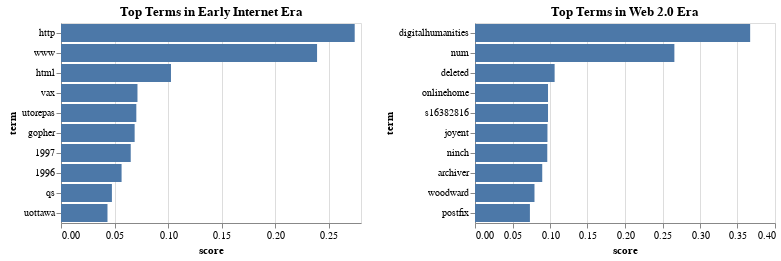

The code cell stored with this chart in its notebook:
### Code cell
import altair as alt

# Function to create a plot for top terms
def plot_top_terms(tfidf_df, title):
    top_terms = tfidf_df.mean().nlargest(10).reset_index()
    top_terms.columns = ['term', 'score']
    return alt.Chart(top_terms).mark_bar().encode(
        x='score',
        y=alt.Y('term', sort='-x'),
        tooltip=['term', 'score']
    ).properties(title=title)

# Create plots for both eras
plot_early = plot_top_terms(tfidf_early, 'Top Terms in Early Internet Era')
plot_web_2_0 = plot_top_terms(tfidf_web_2_0, 'Top Terms in Web 2.0 Era')

# Display the plots
plot_early | plot_web_2_0

### Figure 1 — Vega-Lite specification as saved in the notebook (floating-point values rounded to 4 significant figures)
{"config": {"view": {"continuousWidth": 300, "continuousHeight": 300}}, "hconcat": [{"data": {"name": "data-4835fba21516d36c161ae4e58e868ad3"}, "mark": {"type": "bar"}, "encoding": {"tooltip": [{"field": "term", "type": "nominal"}, {"field": "score", "type": "quantitative"}], "x": {"field": "score", "type": "quantitative"}, "y": {"field": "term", "sort": "-x", "type": "nominal"}}, "title": "Top Terms in Early Internet Era"}, {"data": {"name": "data-86bbbdb6568270e31e6db605d0946e69"}, "mark": {"type": "bar"}, "encoding": {"tooltip": [{"field": "term", "type": "nominal"}, {"field": "score", "type": "quantitative"}], "x": {"field": "score", "type": "quantitative"}, "y": {"field": "term", "sort": "-x", "type": "nominal"}}, "title": "Top Terms in Web 2.0 Era"}], "$schema": "https://vega.github.io/schema/vega-lite/v5.17.0.json", "datasets": {"data-4835fba21516d36c161ae4e58e868ad3": [{"term": "http", "score": 0.2741}, {"term": "www", "score": 0.239}, {"term": "html", "score": 0.1026}, {"term": "vax", "score": 0.07137}, {"term": "utorepas", "score": 0.0703}, {"term": "gopher", "score": 0.06873}, {"term": "1997", "score": 0.06508}, {"term": "1996", "score": 0.05654}, {"term": "qs", "score": 0.04752}, {"term": "uottawa", "score": 0.04339}], "data-86bbbdb6568270e31e6db605d0946e69": [{"term": "digitalhumanities", "score": 0.3669}, {"term": "num", "score": 0.2658}, {"term": "deleted", "score": 0.1062}, {"term": "onlinehome", "score": 0.09735}, {"term": "s16382816", "score": 0.09735}, {"term": "joyent", "score": 0.0966}, {"term": "ninch", "score": 0.09637}, {"term": "archiver", "score": 0.08966}, {"term": "woodward", "score": 0.07931}, {"term": "postfix", "score": 0.07321}]}}
